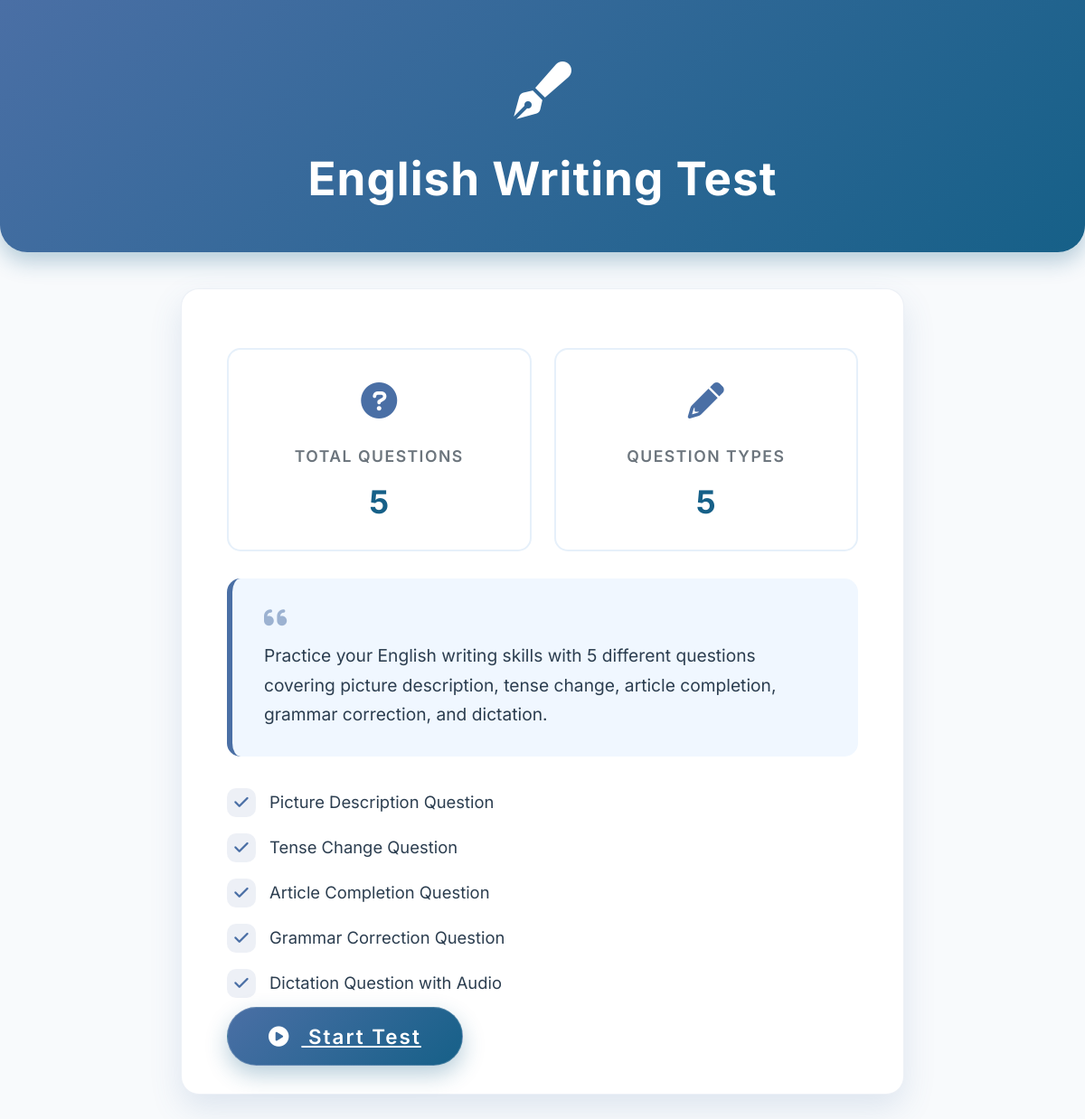
The page /writing/test/2/ (signed in) on the database its author committed.
### writing/models.py (models this page shows, shortened)
class WritingTest(models.Model):
    title = models.CharField(max_length=200)
    description = models.TextField(blank=True)
    created_at = models.DateTimeField(auto_now_add=True)
    is_active = models.BooleanField(default=True)

### writing/views.py (the view)
# urls.py: path('test/<int:test_id>/', views.writing_test_home, name='writing_test_home'),
@login_required
@pretest_access_required('writing')
def writing_test_home(request, test_id):
    test = get_object_or_404(WritingTest, id=test_id, is_active=True)
    return render(request, 'writing/writing_home.html', {'test': test})

### home_page/context_processors.py (called while the page is built)
def user_profile_context(request):
    context = {
        'user_logged_in': request.user.is_authenticated,
        'pretest_completed': False,
        'user_profile': None,
    }
    if request.user.is_authenticated:
        try:
            profile = StudentProfile.objects.get(user=request.user)
            context['user_profile'] = profile
            context['pretest_completed'] = profile.pretest_completed
        except StudentProfile.DoesNotExist:
            profile = StudentProfile.objects.create(user=request.user)
            context['user_profile'] = profile
            context['pretest_completed'] = False
    return context

### writing/templates/writing/writing_home.html (shortened to what this page needs)
{% extends 'writing/base.html' %}
{% load static %}
{% block content %}
<div class="hero-section">
    <div class="container">
        <div class="hero-icon">
            <i class="fas fa-pen-fancy"></i>
        </div>
        <h1 class="hero-title">English Writing Test</h1>
    </div>
</div>
<div class="container">
    <div class="test-card">
        <div class="info-grid">
            <div class="info-item">
                <div class="info-icon">
                    <i class="fas fa-question-circle"></i>
                </div>
                <div class="info-label">Total Questions</div>
                <div class="info-value">{{ test.questions.count }}</div>
            </div>
            <div class="info-item">
                <div class="info-icon">
                    <i class="fas fa-pencil-alt"></i>
                </div>
                <div class="info-label">Question Types</div>
                <div class="info-value">5</div>
            </div>
        </div>
        <div class="description-box">
            <i class="fas fa-quote-left" style="color: #4a6fa5; opacity: 0.5; font-size: 1.8rem; margin-bottom: 10px;"></i>
            <p>
                {{ test.description }}
            </p>
        </div>
        <ul class="feature-list">
            <li class="feature-item">
                <span class="feature-icon">
                    <i class="fas fa-check"></i>
                </span>
                Picture Description Question
            </li>
            <li class="feature-item">
                <span class="feature-icon">
                    <i class="fas fa-check"></i>
                </span>
                Tense Change Question
            </li>
            <li class="feature-item">
                <span class="feature-icon">
                    <i class="fas fa-check"></i>
                </span>
                Article Completion Question
            </li>
            <li class="feature-item">
                <span class="feature-icon">
                    <i class="fas fa-check"></i>
                </span>
                Grammar Correction Question
            </li>
            <li class="feature-item">
                <span class="feature-icon">
                    <i class="fas fa-check"></i>
                </span>
                Dictation Question with Audio
            </li>
        </ul>
        <a href="{% url 'writing:writing_question' test.id 1 %}" class="start-btn">
            <i class="fas fa-play-circle"></i>
            Start Test
        </a>
    </div>
</div>
{% endblock %}

### writing/static/writing/css/styles.css (style rules this page uses)
:root { --primary-color: #4a6fa5; --secondary-color: #166088; --accent-color: #ff7e5f; --success-color: #28a745; --warning-color: #ffc107; --danger-color: #dc3545; }
body { background: linear-gradient(135deg, #f8f9fa 0%, #e9ecef 100%); font-family: 'Segoe UI', Tahoma, Geneva, Verdana, sans-serif; min-height: 100vh; }

### writing/templates/writing/base.html (style rules this page uses)
body { font-family: 'Inter', sans-serif; background: #f8fafc; font-size: 16px; line-height: 1.6; margin: 0; padding: 0; }
.container { max-width: 1000px; }

### writing/templates/writing/writing_home.html (style rules this page uses)
.hero-section { background: linear-gradient(135deg, #4a6fa5, #166088); min-height: 250px; border-radius: 0 0 30px 30px; padding: 50px 20px; margin-top: 0; margin-bottom: 40px; color: white; text-align: center; box-shadow: 0 10px 25px rgba(22, 96, 136, 0.3); }
.hero-icon { font-size: 4rem; margin-bottom: 15px; color: white; }
.hero-title { font-size: 3.2rem; font-weight: 700; margin-bottom: 0; letter-spacing: 1px; }
.test-card { background: white; border-radius: 20px; box-shadow: 0 15px 35px rgba(74, 111, 165, 0.15); padding: 45px 50px; margin: 0 auto 40px; max-width: 800px; border: 1px solid rgba(74, 111, 165, 0.1); }
.info-grid { display: grid; grid-template-columns: repeat(2, 1fr); gap: 25px; margin: 20px 0 30px; }
.info-item { text-align: center; padding: 25px 15px; background: white; border-radius: 15px; border: 2px solid #e6f0fa; transition: all 0.3s ease; }
.info-icon { font-size: 2.5rem; color: #4a6fa5; margin-bottom: 15px; }
.info-label { font-size: 1.1rem; color: #6c757d; text-transform: uppercase; letter-spacing: 1.5px; margin-bottom: 8px; font-weight: 600; }
.info-value { font-size: 2.2rem; font-weight: 700; color: #166088; }
.description-box { background: #f0f7ff; border-radius: 15px; padding: 30px 35px; margin: 25px 0; border-left: 6px solid #4a6fa5; }
.description-box p { font-size: 1.2rem; line-height: 1.7; color: #2c3e50; margin-bottom: 0; }
.feature-list { margin: 35px 0 25px; padding: 0; list-style: none; }
.feature-item { display: flex; align-items: center; margin-bottom: 18px; font-size: 1.15rem; color: #2c3e50; }
.feature-icon { width: 32px; height: 32px; background: rgba(74, 111, 165, 0.1); border-radius: 10px; display: flex; align-items: center; justify-content: center; margin-right: 15px; color: #4a6fa5; font-size: 1.1rem; }
.start-btn { background: linear-gradient(135deg, #4a6fa5, #166088); border: none; padding: 18px 45px; font-size: 1.4rem; font-weight: 600; border-radius: 50px; color: white; width: 100%; transition: all 0.3s ease; box-shadow: 0 10px 25px rgba(22, 96, 136, 0.3); letter-spacing: 2px; margin-top: 30px; border: 1px solid rgba(255,255,255,0.2); }
.start-btn i { margin-right: 12px; font-size: 1.4rem; }

### rows shown on the page
WritingTest: questions.count "5", description "Practice your English writing skills with 5 different questions covering picture description, tense change, article completion, grammar correction, and dictation."
